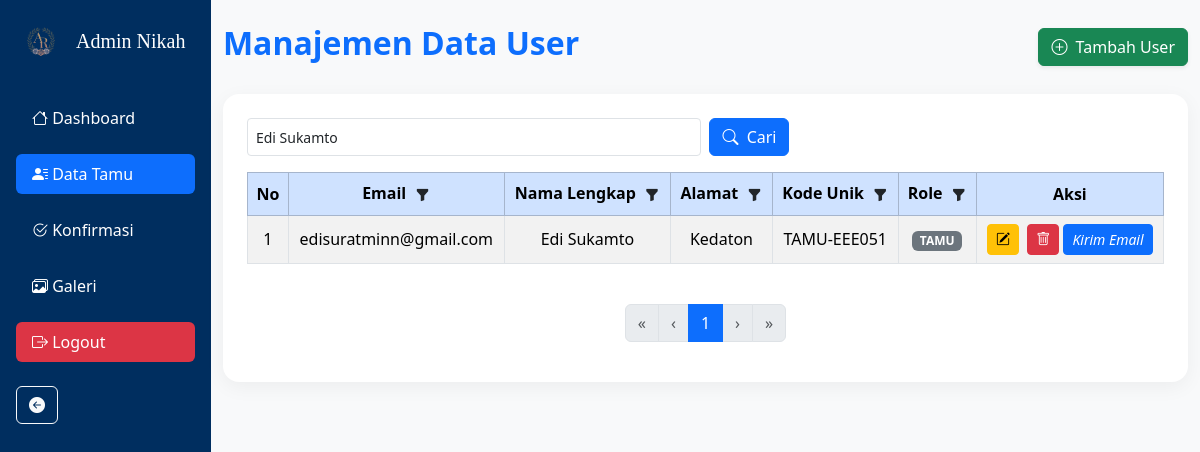
Page /admin/tamu.php?cari=Edi Sukamto on the committed database.
### tables this page shows
CREATE TABLE `users` (
  `id` int NOT NULL,
  `nama` varchar(100) DEFAULT NULL,
  `email` varchar(100) DEFAULT NULL,
  `password` varchar(255) DEFAULT NULL,
  `role` enum('admin','tamu') DEFAULT NULL,
  `kode_unik` varchar(50) DEFAULT NULL,
  `alamat` varchar(100) DEFAULT NULL
);

### admin/tamu.php (the view, shortened to what this page needs)
<?php include("../includes/db.php"); ?>
<!DOCTYPE html>
<html lang="en">
<head>
  <link href="https://cdn.jsdelivr.net/npm/bootstrap@5.3.6/dist/css/bootstrap.min.css" rel="stylesheet">
  <link href="https://cdn.jsdelivr.net/npm/bootstrap-icons@1.10.5/font/bootstrap-icons.css" rel="stylesheet">
  <link href="https://cdnjs.cloudflare.com/ajax/libs/font-awesome/6.0.0/css/all.min.css" rel="stylesheet">
</head>
<body>
  <?php include "../asset/sidebar.php"; ?>
  <div class="container py-4">
    <div class="d-flex justify-content-between align-items-center mb-4">
      <h2 class="fw-bold text-primary">Manajemen Data User</h2>
      <button type="button" class="btn btn-success shadow-sm" data-bs-toggle="modal" data-bs-target="#tambahTamu">
        <i class="bi bi-plus-circle me-1"></i> Tambah User
      </button>
    </div>
    <div class="card card-custom p-4">
      <form action="" method="GET" class="row g-2 align-items-center mb-3 search-form">
        <div class="col-md-6">
          <input type="text" name="cari" placeholder="Cari Nama Tamu..." class="form-control form-control-sm"
            value="<?= isset($_GET['cari']) ? htmlspecialchars($_GET['cari']) : '' ?>">
        </div>
        <div class="col-md-auto">
          <button type="submit" class="btn btn-primary"><i class="bi bi-search me-1"></i> Cari</button>
        </div>
      </form>
      <div class="table-responsive">
        <table class="table table-bordered table-hover align-middle table-striped">
          <thead class="table-primary text-center align-middle">
            <tr>
              <th>No</th>
              <th class="position-relative">
                Email
                <button type="button" class="btn btn-sm p-0 ms-1" data-bs-toggle="dropdown" aria-expanded="false">
                  <i class="bi bi-funnel-fill"></i>
                </button>
              </th>
              <th class="position-relative">
                Nama Lengkap
                <button type="button" class="btn btn-sm p-0 ms-1" data-bs-toggle="dropdown" aria-expanded="false">
                  <i class="bi bi-funnel-fill"></i>
                </button>
              </th>
              <th class="position-relative">
                Alamat
                <button type="button" class="btn btn-sm p-0 ms-1" data-bs-toggle="dropdown" aria-expanded="false">
                  <i class="bi bi-funnel-fill"></i>
                </button>
              </th>
              <th class="position-relative">
                Kode Unik
                <button type="button" class="btn btn-sm p-0 ms-1" data-bs-toggle="dropdown" aria-expanded="false">
                  <i class="bi bi-funnel-fill"></i>
                </button>
              </th>
              <th class="position-relative">
                Role
                <button type="button" class="btn btn-sm p-0 ms-1" data-bs-toggle="dropdown" aria-expanded="false">
                  <i class="bi bi-funnel-fill"></i>
                </button>
              </th>
              <th>Aksi</th>
            </tr>
          </thead>
          <tbody>
            <?php
            $limit = 10;
            $page = isset($_GET['page']) ? (int) $_GET['page'] : 1;
            $offset = ($page - 1) * $limit;
            $cari = isset($_GET['cari']) ? mysqli_real_escape_string($conn, $_GET['cari']) : '';
            $role = "WHERE role IN ('tamu', 'admin')";
            if (!empty($cari)) {
              $role .= " AND nama LIKE '%$cari%'";
            }
            $total_query = mysqli_query($conn, "SELECT COUNT(*) AS total FROM users $role");
            $total_result = mysqli_fetch_assoc($total_query);
            $total_data = $total_result['total'];
            $total_pages = ceil($total_data / $limit);
            $query = "SELECT * FROM users $role ORDER BY id DESC LIMIT $limit OFFSET $offset";
            $result = mysqli_query($conn, $query);
            $no = $offset + 1;
            while ($row = mysqli_fetch_assoc($result)) {
              echo "
                <tr class='text-center'>
                  <td>$no</td>
                  <td>{$row['email']}</td>
                  <td>{$row['nama']}</td>
                  <td>{$row['alamat']}</td>
                  <td>{$row['kode_unik']}</td>
                  <td><span class='badge bg-secondary text-uppercase'>{$row['role']}</span></td>
                  <td>
                    <button class='btn btn-warning btn-sm me-1' data-bs-toggle='modal' data-bs-target='#editTamu{$row['id']}'><i class='bi bi-pencil-square'></i></button>
                    <a href='crud-tamu/hapus.php?id={$row['id']}' class='btn btn-danger btn-sm' onclick='return confirm(\"Hapus data ini?\")'><i class='bi bi-trash'></i></a>
                    <a href='crud-tamu/kirim_email.php?id={$row['id']}' class='btn btn-primary btn-sm' target='_blank'><i class='bi bi-email'> Kirim Email</i></a>
                  </td>
                </tr>
              ";
              $no++;
            }
            ?>
          </tbody>
        </table>
      </div>
      <nav class="mt-4" aria-label="Navigasi halaman">
        <ul class="pagination justify-content-center">
          <li class="page-item <?= ($page <= 1) ? 'disabled' : '' ?>">
            <a class="page-link" href="?page=1&cari=<?= urlencode($cari) ?>">&laquo;</a>
          </li>
          <li class="page-item <?= ($page <= 1) ? 'disabled' : '' ?>">
            <a class="page-link" href="?page=<?= $page - 1 ?>&cari=<?= urlencode($cari) ?>">&lsaquo;</a>
          </li>
          <li class="page-item active"><span class="page-link"><?= $page ?></span></li>
          <li class="page-item <?= ($page >= $total_pages) ? 'disabled' : '' ?>">
            <a class="page-link" href="?page=<?= $page + 1 ?>&cari=<?= urlencode($cari) ?>">&rsaquo;</a>
          </li>
          <li class="page-item <?= ($page >= $total_pages) ? 'disabled' : '' ?>">
            <a class="page-link" href="?page=<?= $total_pages ?>&cari=<?= urlencode($cari) ?>">&raquo;</a>
          </li>
        </ul>
      </nav>
    </div>
  </div>
</body>
</html>

### admin/tamu.php (style rules this page uses)
body { background-color: #f8f9fa; }
.card-custom { border: none; border-radius: 1rem; box-shadow: 0 5px 20px rgba(0, 0, 0, 0.05); }
.table th { white-space: nowrap; }
.form-control-sm { height: 38px; }
.search-form .btn { height: 38px; }

### rows in the picture
users: email "edisuratminn@gmail.com", nama "Edi Sukamto", alamat "Kedaton", kode_unik "TAMU-EEE051", role "TAMU"

### other values in the picture
$page "1"
